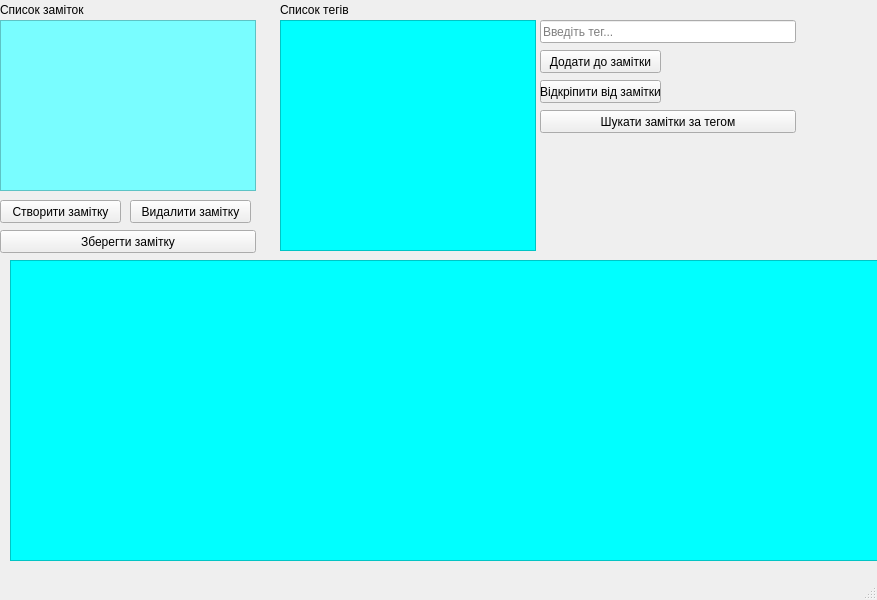
<?xml version="1.0" encoding="UTF-8"?>
<ui version="4.0">
 <class>MainWindow</class>
 <widget class="QMainWindow" name="MainWindow">
  <property name="geometry">
   <rect>
    <x>0</x>
    <y>0</y>
    <width>877</width>
    <height>600</height>
   </rect>
  </property>
  <property name="windowTitle">
   <string>MainWindow</string>
  </property>
  <widget class="QWidget" name="centralwidget">
   <widget class="QTextEdit" name="field_text">
    <property name="geometry">
     <rect>
      <x>10</x>
      <y>260</y>
      <width>881</width>
      <height>301</height>
     </rect>
    </property>
    <property name="styleSheet">
     <string notr="true">background-color: rgb(0, 255, 255);</string>
    </property>
   </widget>
   <widget class="QListWidget" name="listWidget">
    <property name="geometry">
     <rect>
      <x>0</x>
      <y>20</y>
      <width>256</width>
      <height>171</height>
     </rect>
    </property>
    <property name="styleSheet">
     <string notr="true">background-color: rgb(121, 253, 255);</string>
    </property>
   </widget>
   <widget class="QListWidget" name="listWidget_2">
    <property name="geometry">
     <rect>
      <x>280</x>
      <y>20</y>
      <width>256</width>
      <height>231</height>
     </rect>
    </property>
    <property name="styleSheet">
     <string notr="true">background-color: rgb(0, 255, 255);</string>
    </property>
   </widget>
   <widget class="QPushButton" name="button_note_create">
    <property name="geometry">
     <rect>
      <x>0</x>
      <y>200</y>
      <width>121</width>
      <height>23</height>
     </rect>
    </property>
    <property name="text">
     <string>Створити замітку</string>
    </property>
   </widget>
   <widget class="QPushButton" name="button_note_del">
    <property name="geometry">
     <rect>
      <x>130</x>
      <y>200</y>
      <width>121</width>
      <height>23</height>
     </rect>
    </property>
    <property name="text">
     <string>Видалити замітку</string>
    </property>
   </widget>
   <widget class="QPushButton" name="button_note_save">
    <property name="geometry">
     <rect>
      <x>0</x>
      <y>230</y>
      <width>256</width>
      <height>23</height>
     </rect>
    </property>
    <property name="text">
     <string>Зберегти замітку</string>
    </property>
   </widget>
   <widget class="QPushButton" name="button_tag_add">
    <property name="geometry">
     <rect>
      <x>540</x>
      <y>50</y>
      <width>121</width>
      <height>23</height>
     </rect>
    </property>
    <property name="text">
     <string>Додати до замітки</string>
    </property>
   </widget>
   <widget class="QPushButton" name="button_tag_del">
    <property name="geometry">
     <rect>
      <x>540</x>
      <y>80</y>
      <width>121</width>
      <height>23</height>
     </rect>
    </property>
    <property name="text">
     <string>Відкріпити від замітки</string>
    </property>
   </widget>
   <widget class="QPushButton" name="button_tag_search">
    <property name="geometry">
     <rect>
      <x>540</x>
      <y>110</y>
      <width>256</width>
      <height>23</height>
     </rect>
    </property>
    <property name="text">
     <string>Шукати замітки за тегом</string>
    </property>
   </widget>
   <widget class="QLabel" name="list_notes_label">
    <property name="geometry">
     <rect>
      <x>0</x>
      <y>0</y>
      <width>256</width>
      <height>20</height>
     </rect>
    </property>
    <property name="text">
     <string>Список заміток</string>
    </property>
   </widget>
   <widget class="QLabel" name="label_2">
    <property name="geometry">
     <rect>
      <x>280</x>
      <y>0</y>
      <width>256</width>
      <height>20</height>
     </rect>
    </property>
    <property name="text">
     <string>Список тегів</string>
    </property>
   </widget>
   <widget class="QLineEdit" name="field_tag">
    <property name="geometry">
     <rect>
      <x>540</x>
      <y>20</y>
      <width>256</width>
      <height>23</height>
     </rect>
    </property>
    <property name="text">
     <string/>
    </property>
    <property name="placeholderText">
     <string>Введіть тег...</string>
    </property>
   </widget>
  </widget>
  <widget class="QMenuBar" name="menubar">
   <property name="geometry">
    <rect>
     <x>0</x>
     <y>0</y>
     <width>877</width>
     <height>18</height>
    </rect>
   </property>
  </widget>
  <widget class="QStatusBar" name="statusbar"/>
 </widget>
 <resources/>
 <connections/>
</ui>
